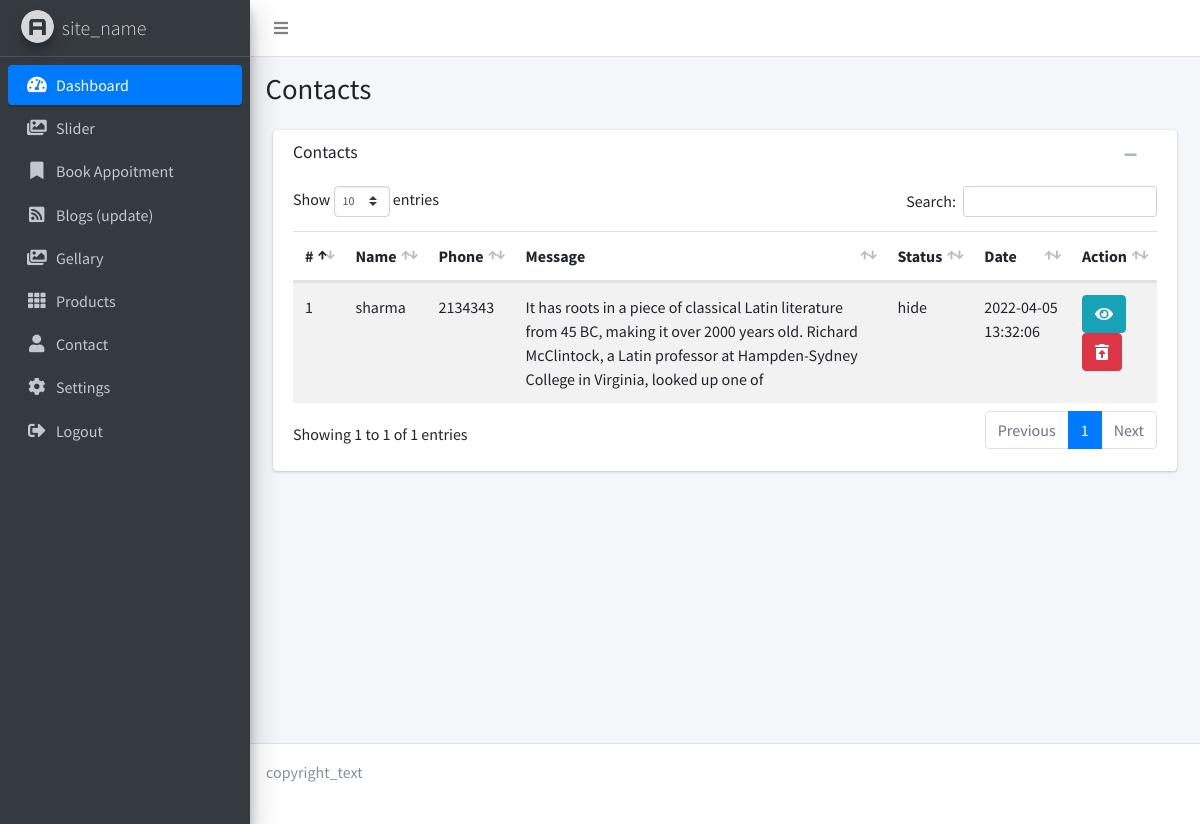
/admin/contacts_list.php (signed in), run on the app's committed database.
### tables this page shows
CREATE TABLE IF NOT EXISTS `contacts` (
  `id` int(11) NOT NULL AUTO_INCREMENT,
  `name` varchar(150) NOT NULL,
  `phone` varchar(25) NOT NULL,
  `status` enum('show','hide') NOT NULL,
  `msg` text NOT NULL,
  `created_at` timestamp NOT NULL,
  `updated_at` timestamp NOT NULL,
  PRIMARY KEY (`id`)
);

### admin/contacts_list.php (the view, shortened to what this page needs)
<?php
include_once '../database.php';
$sqlget = "SELECT * FROM contacts";
$alldata = mysqli_query($conn, $sqlget);
include 'layouts/header.php';
?>
<section class="content-header">
    <div class="container-fluid">
        <div class="row mb-2">
            <div class="col-sm-6">
                <h1>Contacts</h1>
            </div>
        </div>
    </div>
</section>
  <section class="content">
        <div class="container-fluid">
            <div class="col-md-12">
                <div class="card card-default">
                    <div class="card-header">
                        <h3 class="card-title">Contacts</h3>
                        <div class="card-tools">
                            <button type="button" class="btn btn-tool" data-card-widget="collapse"><i class="fas fa-minus"></i></button>
                            <button type="button" class="btn btn-tool" data-card-widget="remove"><i class="fas fa-remove"></i></button>
                        </div>
                    </div>
                    <div class="card-body">
                        <div class="text-right m-2">
                        </div>
                        <table id="myTable" class="table table-striped">
                            <thead>
                                <tr>
                                    <th>#</th>
                                    <th>Name</th>
                                    <th>Phone</th>
                                    <th>Message</th>
                                    <th>Status</th>
                                    <th>Date</th>
                                    <th>Action</th>
                                </tr>
                            </thead>
                            <tbody>
                                <?php
                                 $no=1;
                                  if(mysqli_num_rows($alldata) > 0) {
                                    while($row = mysqli_fetch_assoc($alldata)) {
                                    echo '<tr> <td>'.$no++.'</td>'.
                                    '<td>'.$row['name'].'</td>'.
                                    '<td>'.$row['phone'].'</td>'.
                                    '<td>'.$row['msg'].'</td>'.
                                    '<td>'.$row['status'].'</td>'.
                                    '<td>'.$row['created_at'].'</td>'.
                                    '<td>
                                        <a href="contacts_view.php?id='.$row['id'].'" class="btn btn-info"><i class="fas fa-eye"></i></a>
                                        <form method="post">
                                            <input type="hidden" name="delete_id" value='.$row['id'].'>
                                            <button class="btn btn-danger" name="submit"><i class="fas fa-trash-restore-alt"></i></button>
                                        </form>
                                    </td>'.
                                '</tr>';
                                    }
                                } else {
                                    echo "<tr>
                                    <td colspan='7' style='text-align: center;'>Data Not Found</td></tr>";
                                }
                            ?>
                            </tbody>
                        </table>
                    </div>
                </div>
            </div>
        </div>
    </section>
    <?php include 'layouts/footer.php';?>

### admin/assets/style.css (style rules this page uses)
.card-body { padding-top: 0px !important; }

### data on the page
contacts: name "sharma", phone "2134343", msg "It has roots in a piece of classical Latin literature from 45 BC, making it over 2000 years old. Richard McClintock, a Latin professor at Hampden-Sydney College in Virginia, looked up one of", status "hide", created_at "2022-04-05 13:32:06"
